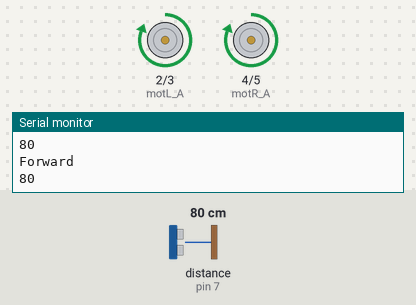
A sketch run on a simulated Arduino Uno, built with avr-gcc and run on an emulated ATmega328P. Parts: motor-driver pin pairs drawn as motors (green arrow = first pin HIGH = forward, orange = second pin HIGH = backward, longer = more drive), the last lines printed to the serial monitor. Wiring (inferred from the names in the program): ultrasonic range finder: trigger pin 6; echo pin 7. The inputs (shaded band) are chosen by the test bench; at power-on: distance to the obstacle (sensor on pin 7) 80 cm. The echo pulse lasts 58.3 µs per cm.

Above: at 1.2 s.
1.3 s: distance to the obstacle (sensor on pin 7) set to 8 cm
2.8 s: distance to the obstacle (sensor on pin 7) set to 5 cm
At 3.4 s:
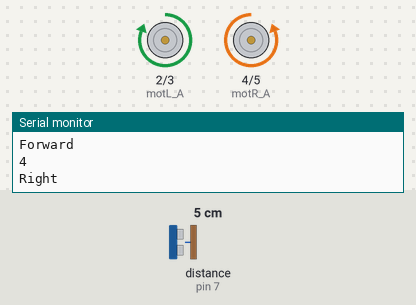
5.8 s: distance to the obstacle (sensor on pin 7) set to 9 cm
8.6 s: distance to the obstacle (sensor on pin 7) set to 2 cm
At 10.75 s:
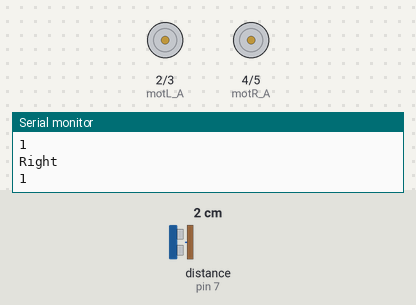
Timing chart, 0 to 12.3 s (numbered marks = the images above; inputs shaded):
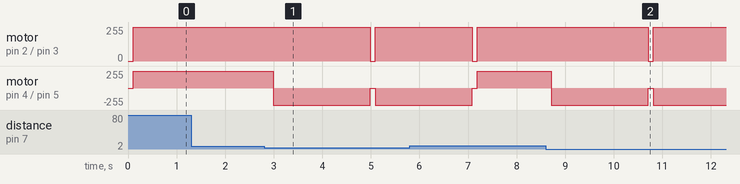

Measured:
- the behaviour switches between 7 and 6 cm on distance to the obstacle (sensor on pin 7) (found by bisection; images 0 and 1)
- after the input at 2.8 s, motor on pin 2 (motL_A) / pin 3 (motL_B): forward 255/255 → stopped after 2.2 s, → forward 255/255 0.10 s later; motor on pin 4 (motR_A) / pin 5 (motR_B): forward 255/255 → backward 255/255 after 0.19 s, → stopped 2.0 s later, → backward 255/255 0.10 s later
- after the input at 8.6 s, motor on pin 2 (motL_A) / pin 3 (motL_B): forward 255/255 → stopped after 2.1 s, → forward 255/255 0.10 s later; motor on pin 4 (motR_A) / pin 5 (motR_B): forward 255/255 → backward 255/255 after 0.11 s, → stopped 2.0 s later, → backward 255/255 0.10 s later

The sketch:

13_2_Obstacle_Avoidance_Robot.ino
```cpp
int trigPin = 6;
int echoPin = 7;
int motL_A = 2;
int motL_B = 3;
int motR_A = 4;
int motR_B = 5;

long duration;

void setup()
{
   Serial.begin(9600);
   pinMode(trigPin, OUTPUT);
   pinMode(echoPin, INPUT);

  pinMode(motL_A,OUTPUT);
  pinMode(motL_B,OUTPUT);
  pinMode(motR_A,OUTPUT);
  pinMode(motR_B,OUTPUT);

  digitalWrite(motL_A,LOW);
  digitalWrite(motL_B,LOW);
  digitalWrite(motR_A,LOW);
  digitalWrite(motR_B,LOW);
}

void loop()
{
   //Emitted USonic
   digitalWrite(trigPin, LOW);
   delayMicroseconds(2);
   digitalWrite(trigPin, HIGH);
   delayMicroseconds(10);
   digitalWrite(trigPin, LOW);
   //Detect USonic
   duration = pulseIn(echoPin, HIGH);
   int cm = duration/29/2;
   Serial.print(cm);
   Serial.println();
   delay(100);
   if (cm < 6)
   {
    Serial.println("Right");
    right();
    delay(2000);
    stopp();
   }
   else
   {
    Serial.println("Forward");
    forward();
   }
}

void forward()
{
  digitalWrite(motL_A,HIGH);
  digitalWrite(motL_B,LOW);
  digitalWrite(motR_A,HIGH);
  digitalWrite(motR_B,LOW);
}
void right()
{
  digitalWrite(motL_A,HIGH);
  digitalWrite(motL_B,LOW);
  digitalWrite(motR_A,LOW);
  digitalWrite(motR_B,HIGH);
}

void stopp()
{
  digitalWrite(motL_A,LOW);
  digitalWrite(motL_B,LOW);
  digitalWrite(motR_A,LOW);
  digitalWrite(motR_B,LOW);
}
```
